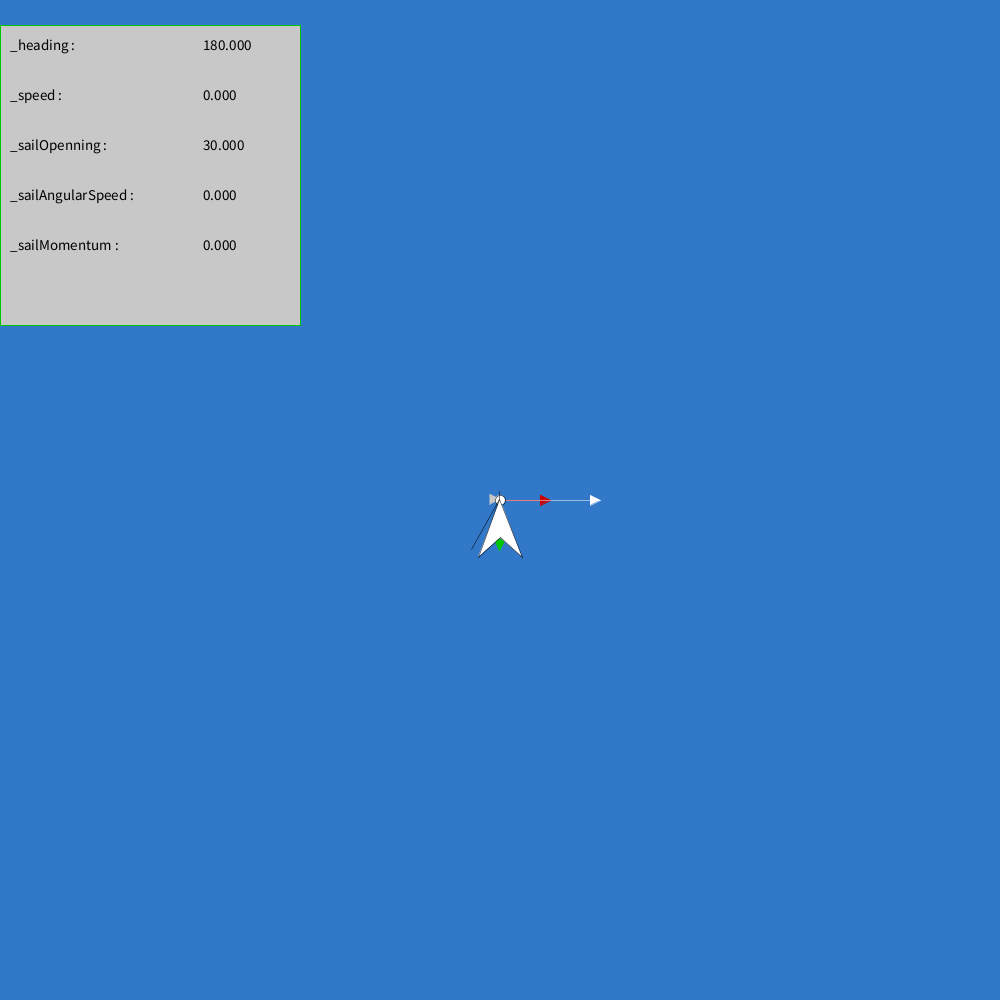
Frame 1 (no input)
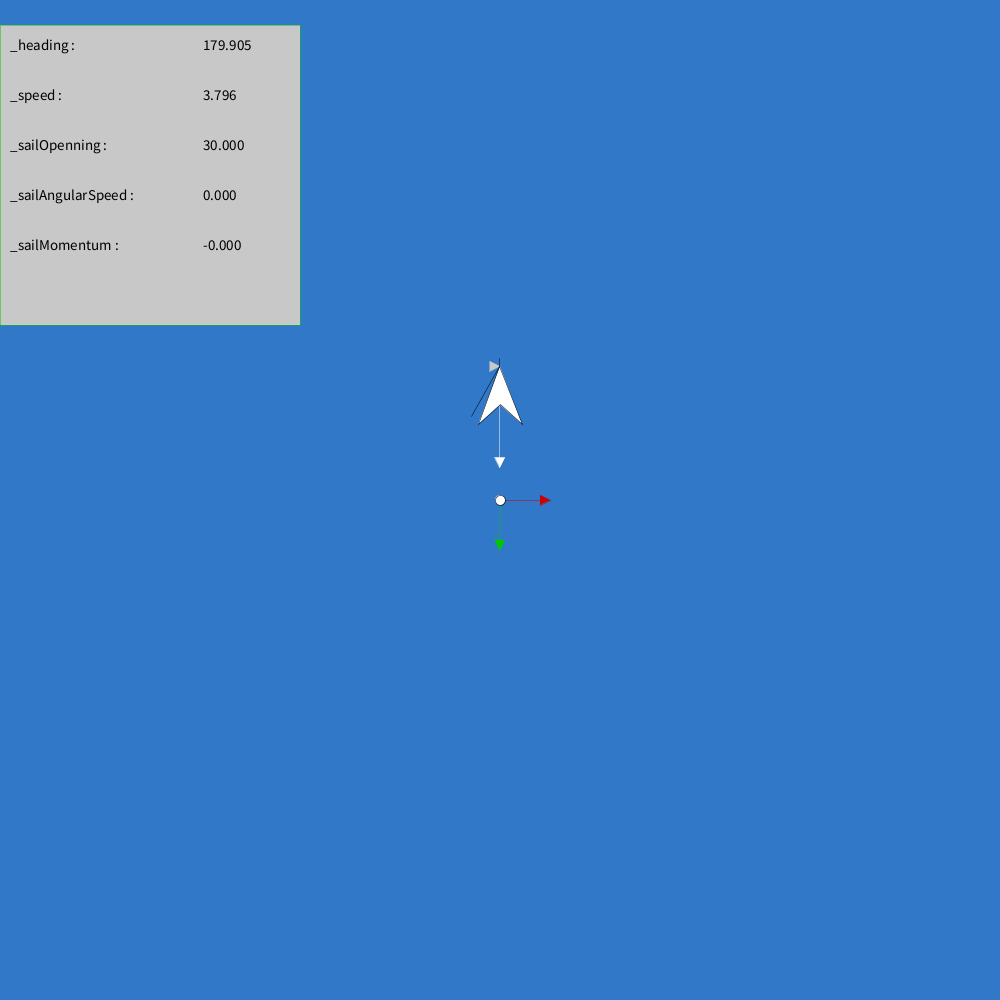
Frame 60 (the mouse pressed at the canvas centre just before this capture)
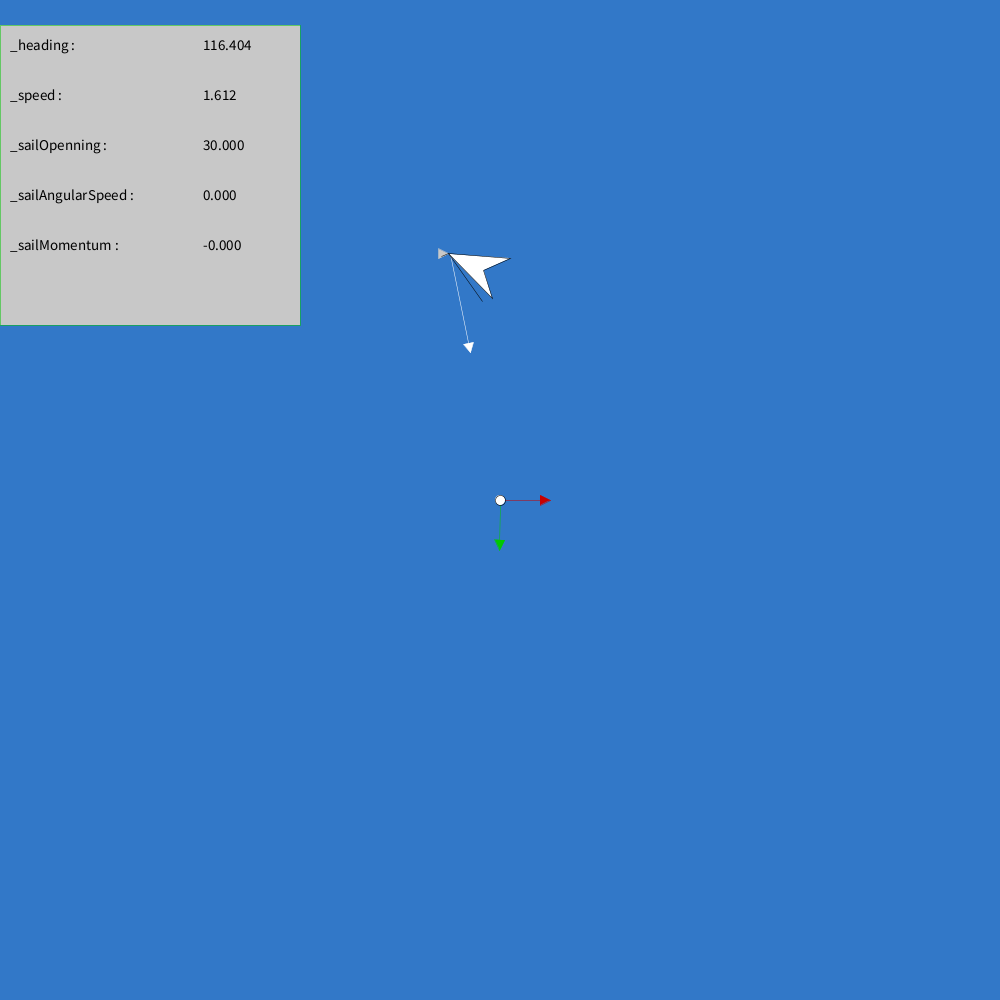
Frame 120 (the mouse held since frame 60 and released just before this capture)

The Processing sketch that drew these frames (run headless with seeded random() and noise(); from frame 60 on, the mouse is pressed at the canvas centre):

// Processing sketch: Simulation_algorithm
// ── Simulation_algorithm.pde
Landsail buddy;
WindOb Wind;

void setup(){
  size(1000, 1000);
  buddy = new Landsail(44, 58, 0.3064, 58, 1); 
  Wind = new WindOb();
  //buddy.setPos(new PVector(width/2,height/2,0));

}



void draw(){
  translate(width/2, height/2);

  background(50,120,200);
      drawVector(0, 0, 50, 0, color(200, 0, 0));
      drawVector(0, 0, 50, PI/2, color(0, 200, 0));
  buddy.debug();
  buddy.autoPilot();
  buddy.computeSpeed();
  buddy.display();
}

void drawVector(float x1, float y1, float l, float alpha, color col){
  fill(col);
  stroke(col);
    // draw the line
  float x2 = x1 + l*cos(alpha);
  float y2 = y1 + l*sin(alpha);
  line(x1, y1, x2 , y2);

  // draw a triangle at (x2, y2)
  pushMatrix();
    translate(x2, y2);
    rotate(alpha);
    triangle(0, 0, -10, 5, -10, -5);
  popMatrix(); 
}

void mousePressed() {
  buddy.goTo(mouseX - width/2, mouseY - height/2);
}


void keyPressed(){
  switch (keyCode) {
    case UP :
      Wind.setDirection(DIRECTION.NORTH);
    break;	
    case DOWN :
      Wind.setDirection(DIRECTION.SOUTH);
    break;	
      case LEFT :
     Wind.setDirection(DIRECTION.WEST);
    break;	
    case RIGHT :
      Wind.setDirection(DIRECTION.EAST);
    break;	
  }

  switch (key) {
      case 'q' :
        buddy.steerLeft();
      break;	
      case 'd' :
        buddy.steerRight();
      break;	
      case 'z' :
        buddy.accelerate();
      break;	
      case 's' :
        buddy.decelerate();
      break;	
      case ' ' :
        buddy.setPos(new PVector(0,0,0));
      break;	
  }

}
// ── cone.pde
class Cone{
    PVector _posCone = new PVector();
    private int index;

    public Cone(PVector pos){
        _posCone = pos;
    }

    public void displayCone(){
        fill(color(200,0,0));
        pushMatrix();
            text("Pos", _posCone.x,_posCone.y-25);
            triangle(_posCone.x, _posCone.y,_posCone.x + 20, _posCone.y, _posCone.x + 10, _posCone.y-20);
        popMatrix();
    }

    public PVector getConePos(){
        return _posCone;
    }

    public void setConePos(PVector newPos){
        _posCone = newPos;
    }

    public int getIndex(){
        return index;
    }

    public void setIndex(int index){
        this.index = index;
    }
    
}
// ── landsail.pde
final float degToRad = PI/180;
final float radToDeg = 180/PI;
final float PII = 2*PI;

class Landsail{
    //float w = 44, float l = 58, float sailArea = 0.3, float sailborder = 58,  float mass = 1
    public Landsail(float w, float l, float sailArea, float sailborder,  float mass){
        _pos = new PVector(0,0);        // (Float) in m and °
        _heading = PI;
        _speed = 0;                 // (Float) in m/s
        _sailOpenning = PI/6;       // (Float) Between 90° and 0°
        _sailMomentum = 0;
        _sailAngularSpeed = 0;
        _wheelAngle = 0;
        _width = w;
        _lenght = l;
        _sailBorder = sailborder;
        _sailArea = sailArea;
        _mass = mass;
        _accel = 0;
        _dragForce = 0;
        _rollForce = 0.3*9.81*mass;
        _goal = new PVector(0,0);
    }


    public void autoPilot(){
        PVector rGoal = new PVector(_goal.x, _goal.y);
        rGoal.sub(_pos);
        float goalAngle = 0;
        if(rGoal.y > 0 )goalAngle = acos(rGoal.x / rGoal.mag());
        if(rGoal.y < 0 )goalAngle = -acos(rGoal.x / rGoal.mag());

        drawVector(_pos.x, _pos.y, 100, goalAngle, color(255,255,255));

        _heading = (_heading + PII) % PII;
        goalAngle = (goalAngle + PII) % PII;

        println((_heading - goalAngle)*radToDeg);

    
        float incAngle = cos(_heading + goalAngle);

        if(incAngle + _wheelAngle > wheelLimit){
            incAngle = 0;
        }else if(incAngle + _wheelAngle < -wheelLimit){
            incAngle = 0;
        }

        _wheelAngle += incAngle;
        _wheelAngle%=PII;


        if(_speed < 3){
            accelerate();
        }else{
            decelerate();
        }
    }

    public void debug(){
        pushMatrix();
            translate(-width/2, -height/2);
            fill(200);
            rect(0,25,300,300);
            fill(0);
            strokeWeight(0.5);
            textSize(15);
            
            text("_heading :", 10, 50);         text(_heading*radToDeg, 200,50);
            text("_speed :", 10,100);           text(_speed, 200,100);
            text("_sailOpenning :", 10,150);    text(_sailOpenning*radToDeg, 200,150);
            text("_sailAngularSpeed :", 10,200);text(_sailAngularSpeed*radToDeg, 200,200);
            text("_sailMomentum :", 10,250);    text(_sailMomentum*radToDeg, 200,250);
        popMatrix();
    }

    public void computeSpeed(){
       _heading = (_heading + PII) % PII;

        float lambda = _heading + _sailOpenning - Wind.direction();
        _sailMomentum = (Wind.speed()/3600) * _sailBorder * cos(lambda);

        _sailAngularSpeed += _sailMomentum * 0.003;

        if(_sailOpenning + _sailAngularSpeed >= sailLimit){
            _sailAngularSpeed = 0;
        }else if(_sailOpenning + _sailAngularSpeed <= -sailLimit){
            _sailAngularSpeed = 0;
        }

        _sailOpenning += _sailAngularSpeed;
        _sailOpenning%=PII;

        _sailAngularSpeed -= 0.08*_sailAngularSpeed;

        
        float alpha =  _heading + _sailOpenning + Wind.direction();
        
        float a = cos((Wind.direction() - (_heading + _sailOpenning)+PII)%PII) * (Wind.speed()/3600);
        a -= _speed*0.02;

        _speed += a;

        float radius = _lenght / cos((PI/2) - _wheelAngle);
        float beta = _speed / radius;

        _heading += beta;

        _pos.add(new PVector(_speed * -sin(_heading), _speed * cos(_heading)));
    }

    public void display(){
        Wind.draw(_pos.x, _pos.y);
        float cx = 1,cy = 1;
        stroke(color(0,0,0));
        fill(color(255,255,255));
        pushMatrix();
            translate(_goal.x, _goal.y);
            ellipse(0, 0, 10, 10);
        popMatrix();
        pushMatrix();
            translate(_pos.x*cx, _pos.y*cy);
            rotate(_heading);

            beginShape();
                vertex(0,0);
                vertex(-_width/2, -_lenght);
                vertex(0, (-2*_lenght)/3);
                vertex(_width/2, -_lenght);
            endShape(CLOSE);

            rotate(_wheelAngle);
            line(0,0,0,_lenght/8);
            rotate(-_wheelAngle);
            rotate(_sailOpenning);
            line(0,0,0,-_lenght);

        popMatrix();
    }

    public void goTo(float x, float y){
        _goal = new PVector(x,y);
    }

    public void setPos(PVector pos){
        _pos = pos;
        _heading = pos.z + PI;
        if(_heading > 2*PI) _heading -= 2*PI;
        if(_heading < 0) _heading += 2*PI;
    }

    public PVector getPos(){
        return _pos;
    }

    public void setSpeed(float s){
        _speed = s;
    }

    public float getSpeed(){
        return _speed;
    }

    public void steerLeft(){
        _wheelAngle -= PI/24;
        if(_wheelAngle < -PI/4) _wheelAngle = -PI/4;
    }

    public void steerRight(){
        _wheelAngle += PI/24;
        if(_wheelAngle > PI/4) _wheelAngle = PI/4;
    }

    public void accelerate(){
        _speed += 1;
        if(_speed > 10) _speed = 10;
    }

    public void decelerate(){
        _speed -= 2.5;
        if(_speed < 0) _speed = 0;
    }


 
    private PVector _pos, _goal;
    private float   _heading, _wheelAngle,
                    _speed, _mass, _accel,
                    _rollForce, _dragForce,
                    _sailOpenning, _sailAngularSpeed, _sailMomentum,
                    _sailBorder,
                    _width, _lenght,
                    _sailArea;

    final float sailLimit = 45 * degToRad,
                wheelLimit = 45 * degToRad;
};
// ── wind.pde

 public static class DIRECTION{ public static final  float      NORTH  = 3*PI/2,
                                                                SOUTH = PI/2,
                                                                EAST   = 0,
                                                                WEST   = PI; };

  public static class FORCE{ public static final float          LIGHT = 50,
                                                                STRONG = 70; };

 class STABILITY{ public static final float         STABLE = 1,
                                                    UNSTABLE = 2; };

class WindOb{

    public WindOb(){
        _direction = DIRECTION.EAST;
        _speed = 0;
    }

    public void setDirection(float dir){
        _direction = dir;
    }

    public float direction(){
        return _direction;
    }

    public float speed(){
        return _speed;
    }

    public void draw(float x, float y){
        drawVector(x, y, _speed, _direction, color(200, 200, 200));
    }

    private float   _direction, _speed;
};
